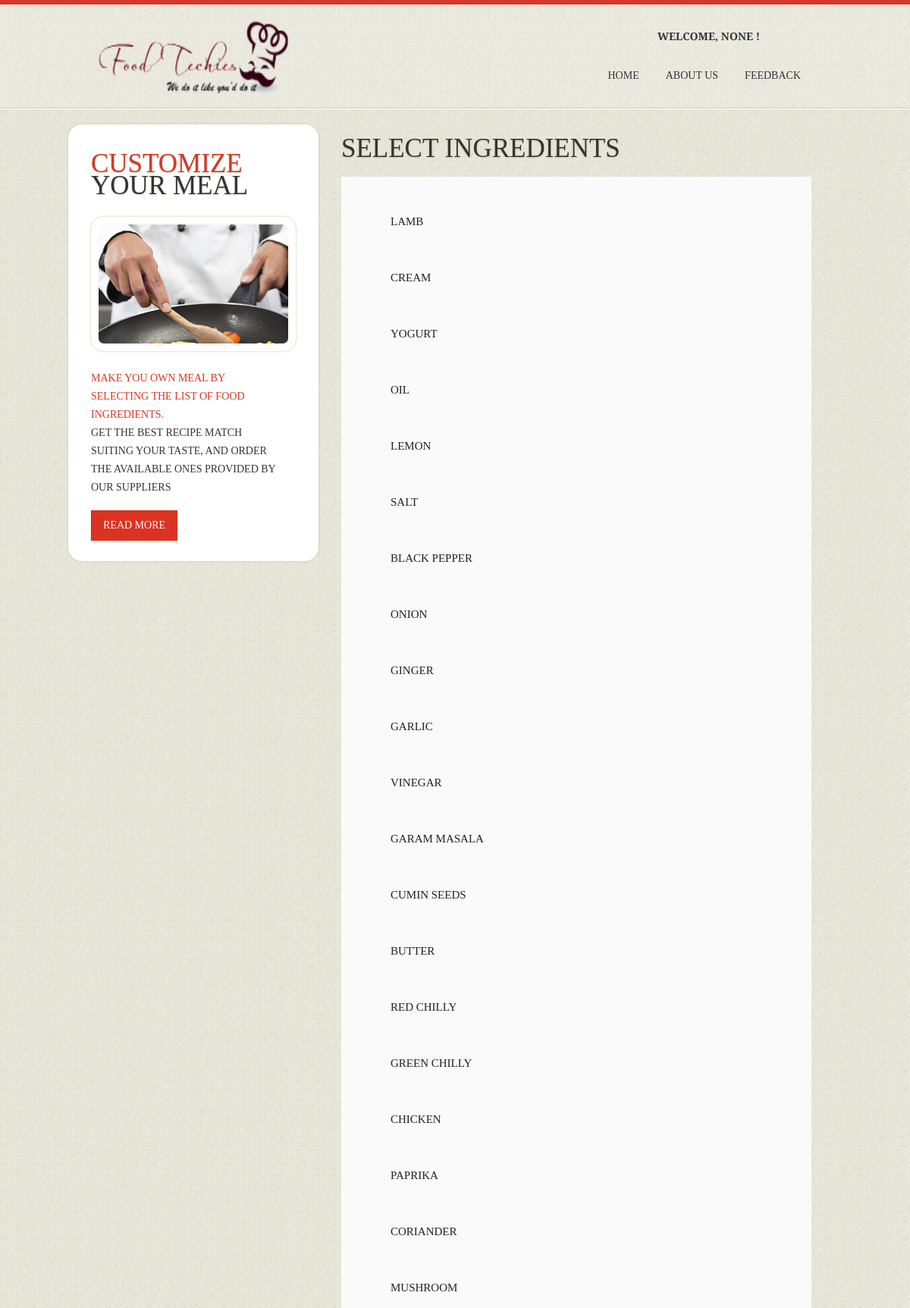
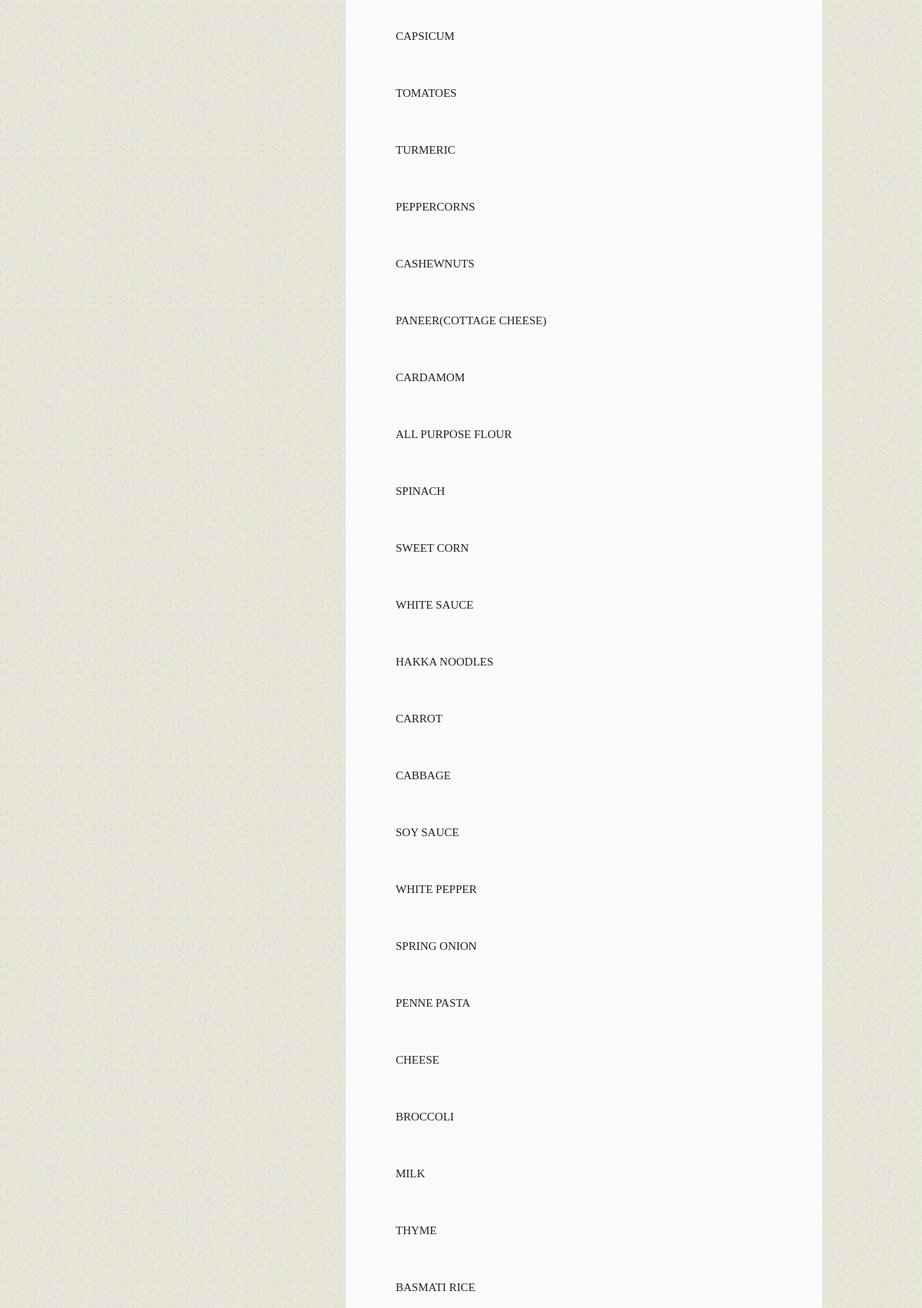
The page /customize (upper part) on the database its author committed (2 pictures, top to bottom).
### tables this page shows
CREATE TABLE INGREDIENT(
       INGREDIENT_ID INTEGER PRIMARY KEY AUTOINCREMENT,
       INGREDIENT_NAME CHAR(25) UNIQUE NOT NULL);

### mealSystem.py (the view, shortened to what this page needs)
@app.route('/customize',methods=['GET', 'POST'])
def customize_meal():
    session['username'] = username
    if session['username'] == '' :
        return redirect(url_for('login'))
    query = 'select * from ingredient'
    ingredient_list = select(query)
    return render_template('customize_meal.html',ingredient_list=ingredient_list, username=username, type=user_type)

### mealSystem.py (called while the page is built)
def select(sql):
    conn = sqlite3.connect(DATABASE)
    cursor = conn.execute(sql)
    rows = cursor.fetchall()
    conn.close()
    return rows

### templates/customize_meal.html (shortened to what this page needs)
<!DOCTYPE html>
{% extends "header.html" %}
{% block body %}
<section id="content"><div class="ic">More Website Templates @ TemplateMonster.com. December03, 2012!</div>
  <div class="border-horiz"></div>
  <div class="container_12">
    <article class="side-bar extra1">
      <h3><span>Customize</span>yoUR Meal</h3>
      <figure class="box-img img-indent1"><img src="static/images/page5-img1.jpg " alt="" /></figure>
      <div class="inner-1"> <a href="#" class="link-1">Make You Own Meal by selecting the list of Food Ingredients.</a>
        <p>Get the best Recipe match suiting your taste, and order the available ones provided by our suppliers </p>
        <a href="#" class="btn">Read more</a> </div>
    </article>
    <article class="grid_8">
      <h3>Select Ingredients</h3>
       <form action="/customize" method="post">
       <div style="background:#fafafa; color:#222; padding:10px;">
       <table>
       <tr>
       {% set i=0 %}
       {% for row in ingredient_list %}
           {% if i%3==0 %}
            </tr>
           <tr><td colspan="3">&nbsp;</td></tr>
            <tr>
           {% endif %}
       <td>
       <label for="{{ row[1] }}" class="css-label">{{ row[1] }} &nbsp;</label>
       </td>
           {% set i=i+1 %}
       {% endfor %}
       </tr>
       </table>
       </div>
           <br>
       </form>
    </article>
  </div>
</section>
{% endblock %}

### static/css/style.css (style rules this page uses)
article, aside, audio, canvas, command, datalist, details, embed, figcaption, figure, footer, header, hgroup, keygen, meter, nav, output, progress, section, source, video { display: block; }
body { font-family: 'PT Serif Caption', serif; font-size:14px; line-height:24px; color:#343434; min-width:1020px; background:url(../images/bg-body.gif) #e6e4d7; text-transform:uppercase }
html, body { height:100%; }
p { padding-bottom:18px; }
a { color:#fff; text-decoration:none; }
h2,h3,h4,h5,h6 { font-family: 'PT Serif Caption', serif; font-weight:normal; color:#343434 }
h3 { font-size:35px; line-height:38px; padding:33px 0 18px; text-shadow:0 1px 2px #c5c2a9; }
h3 span { color:#D53827; display:block; margin-bottom:-9px; }
.inner-1 { padding-right:35px }
#content { position:relative; }
.img-indent1 { margin:4px 0 24px 0 }
#content { padding:0 0 44px; background:url(../images/tail-cont.gif) }
.border-horiz { background:url(../images/border-horiz.gif) repeat-x 0 0;height:2px }
.box-img { padding:10px; background:#fff; border-radius:16px; -moz-border-radius:16px; -webkit-border-radius:16px; box-shadow:0 0 3px #c5c2a9; -moz-box-shadow: 0 0 3px #c5c2a9; -webkit-box-shadow:0 0 3px #c5c2a9; display:inline-block }
.box-img img { border-radius:7px; -moz-border-radius:7px; -webkit-border-radius:7px; }
.side-bar { width:280px; float:left; margin:20px 20px 0 -30px; padding:0 10px 7px 40px; background:#fff; border-radius:18px; -moz-border-radius:18px; -webkit-border-radius:18px; box-shadow:0 0 3px #c5c2a9; -moz-box-shadow: 0 0 3px #c5c2a9; -webkit-box-shadow:0 0 3px #c5c2a9; }
.side-bar.extra1 { padding:0px 20px 27px 30px }
.link-1 { color:#d53827 }
.btn { display:inline-block; color:#fff; padding:8px 16px; background:#db3222; -webkit-transition: all 0.3s ease; -moz-transition: all 0.3s ease; -o-transition: all 0.3s ease; transition: all 0.3s ease; box-shadow:0 1px 2px #c5c2a9; -moz-box-shadow: 0 1px 2px #c5c2a9; -webkit-box-shadow:0 1px 2px #c5c2a9; }

### static/css/grid.css (style rules this page uses)
.container_12 { margin-left: auto; margin-right: auto; width: 960px; }
.grid_1, .grid_2, .grid_3, .grid_4, .grid_5, .grid_6, .grid_7, .grid_8, .grid_9, .grid_10, .grid_11, .grid_12 { display:inline; float: left; position: relative; margin-left: 10px; margin-right: 10px; }
.container_12 .grid_8 { width:620px; }

### templates/customize_meal.html (style rules this page uses)
input[type=checkbox].css-checkbox + label.css-label { padding-left:55px; height:50px; display:inline-block; line-height:50px; background-repeat:no-repeat; background-position: 0 0; font-size:15px; vertical-align:middle; cursor:pointer; }
label.css-label { background-image:url(http://csscheckbox.com/checkboxes/u/csscheckbox_05da93f5fd929c07147ea1f5093f38af.png); -webkit-touch-callout: none; -webkit-user-select: none; -khtml-user-select: none; -moz-user-select: none; -ms-user-select: none; user-select: none; }

### rows shown on the page
INGREDIENT: INGREDIENT_NAME "LAMB"
INGREDIENT: INGREDIENT_NAME "CREAM"
INGREDIENT: INGREDIENT_NAME "YOGURT"
INGREDIENT: INGREDIENT_NAME "OIL"
INGREDIENT: INGREDIENT_NAME "LEMON"
INGREDIENT: INGREDIENT_NAME "SALT"
INGREDIENT: INGREDIENT_NAME "BLACK PEPPER"
INGREDIENT: INGREDIENT_NAME "ONION"
INGREDIENT: INGREDIENT_NAME "GINGER"
INGREDIENT: INGREDIENT_NAME "GARLIC"
INGREDIENT: INGREDIENT_NAME "VINEGAR"
INGREDIENT: INGREDIENT_NAME "GARAM MASALA"
INGREDIENT: INGREDIENT_NAME "CUMIN SEEDS"
INGREDIENT: INGREDIENT_NAME "BUTTER"
INGREDIENT: INGREDIENT_NAME "RED CHILLY"
INGREDIENT: INGREDIENT_NAME "GREEN CHILLY"
INGREDIENT: INGREDIENT_NAME "CHICKEN"
INGREDIENT: INGREDIENT_NAME "PAPRIKA"
INGREDIENT: INGREDIENT_NAME "CORIANDER"
INGREDIENT: INGREDIENT_NAME "MUSHROOM"
INGREDIENT: INGREDIENT_NAME "CAPSICUM"
INGREDIENT: INGREDIENT_NAME "TOMATOES"
INGREDIENT: INGREDIENT_NAME "TURMERIC"
INGREDIENT: INGREDIENT_NAME "PEPPERCORNS"
INGREDIENT: INGREDIENT_NAME "CASHEWNUTS"
INGREDIENT: INGREDIENT_NAME "PANEER(COTTAGE CHEESE)"
INGREDIENT: INGREDIENT_NAME "CARDAMOM"
INGREDIENT: INGREDIENT_NAME "ALL PURPOSE FLOUR"
INGREDIENT: INGREDIENT_NAME "SPINACH"
INGREDIENT: INGREDIENT_NAME "SWEET CORN"
INGREDIENT: INGREDIENT_NAME "WHITE SAUCE"
INGREDIENT: INGREDIENT_NAME "HAKKA NOODLES"
INGREDIENT: INGREDIENT_NAME "CARROT"
INGREDIENT: INGREDIENT_NAME "CABBAGE"
INGREDIENT: INGREDIENT_NAME "SOY SAUCE"
INGREDIENT: INGREDIENT_NAME "WHITE PEPPER"
INGREDIENT: INGREDIENT_NAME "SPRING ONION"
INGREDIENT: INGREDIENT_NAME "PENNE PASTA"
INGREDIENT: INGREDIENT_NAME "CHEESE"
INGREDIENT: INGREDIENT_NAME "BROCCOLI"
INGREDIENT: INGREDIENT_NAME "MILK"
INGREDIENT: INGREDIENT_NAME "THYME"
INGREDIENT: INGREDIENT_NAME "BASMATI RICE"

### other values the page prints
{{ username }} "NONE"
